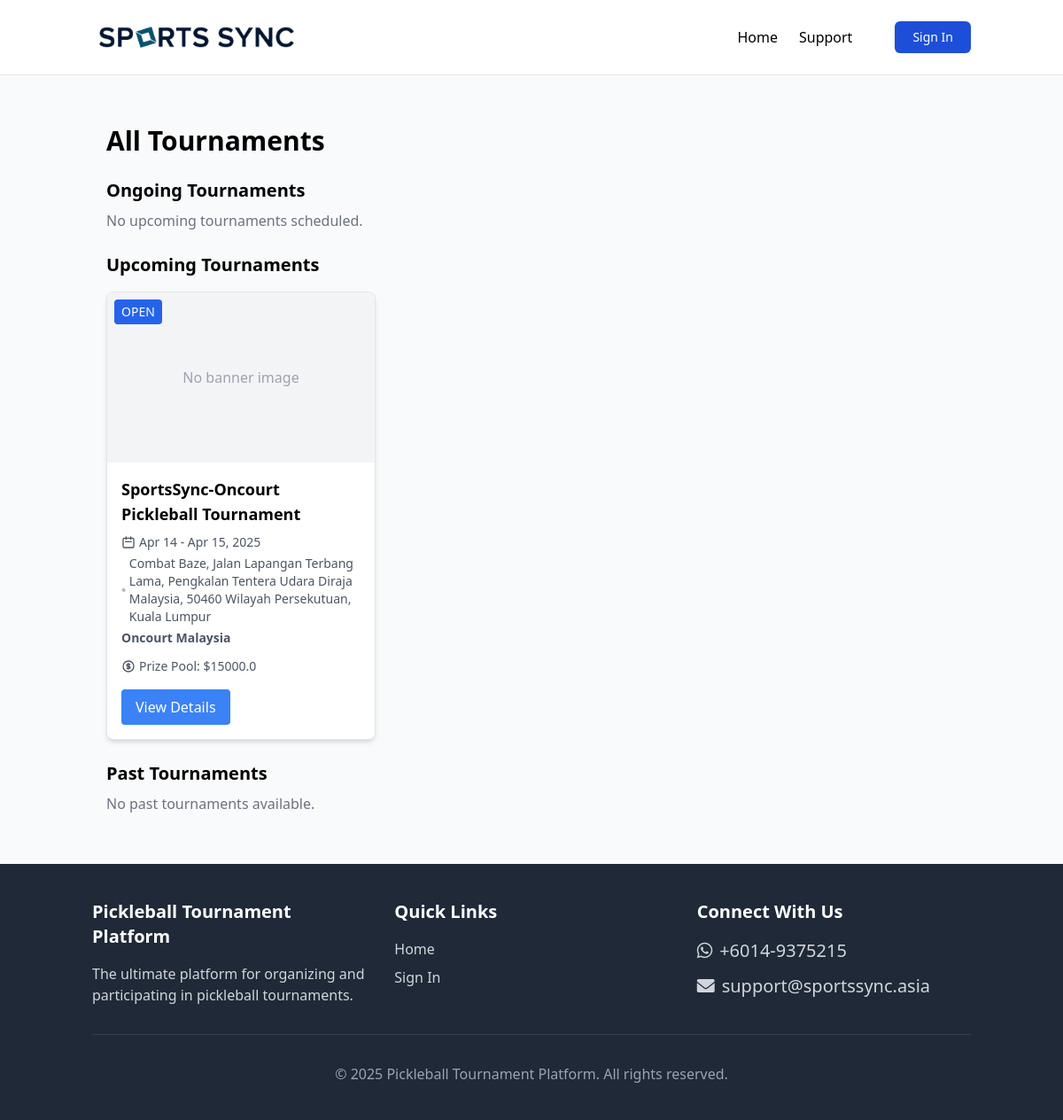
Before: /tournament/index with the older database file.
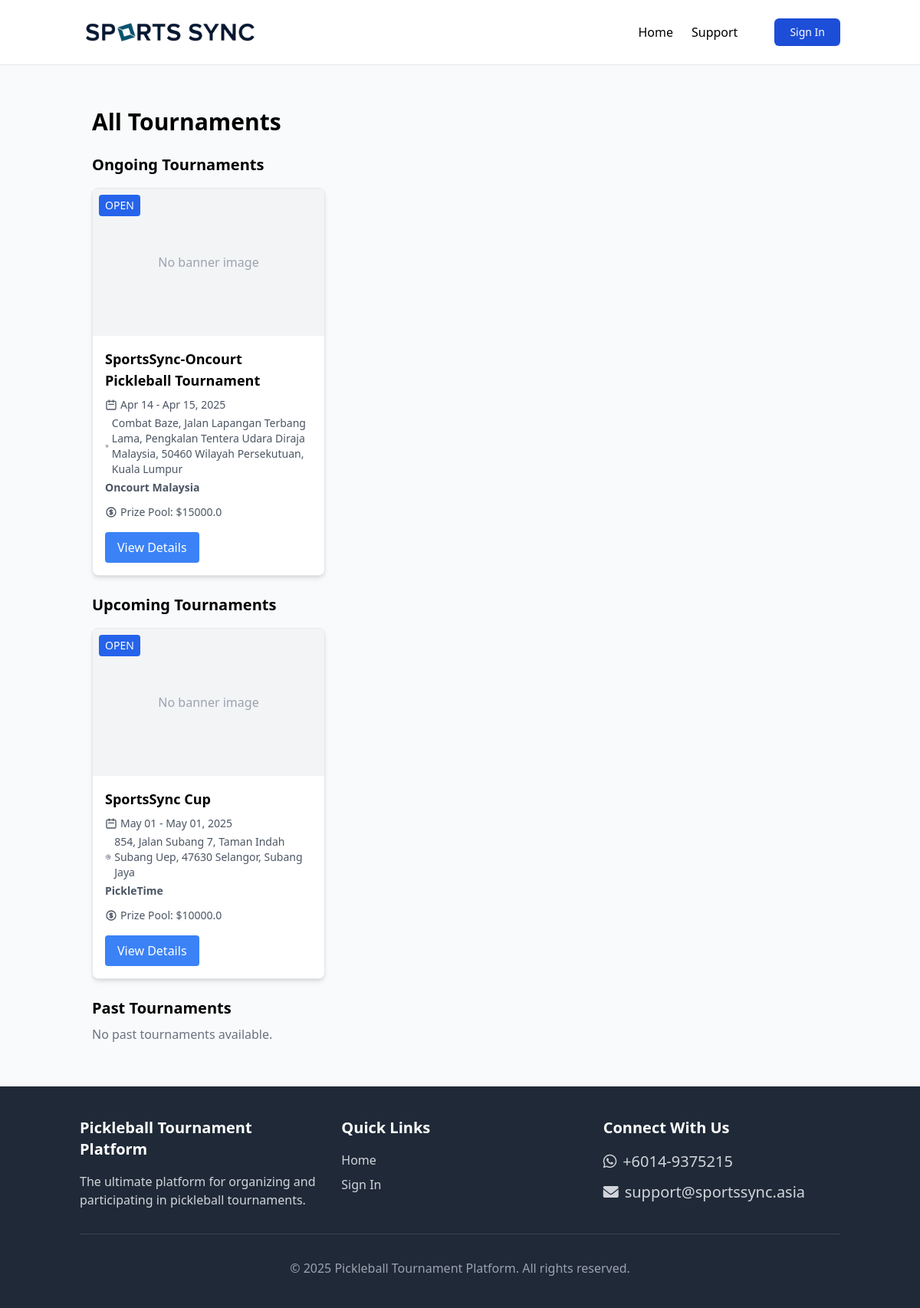
After: the same page with the newer database file.
### app/models/tournament_models.py (models this page shows, shortened)
class Tournament(db.Model):
    __tablename__ = 'tournament'
    id = db.Column(db.Integer, primary_key=True)
    name = db.Column(db.String(100), nullable=False)
    organizer_id = db.Column(db.Integer, db.ForeignKey('user.id'))
    location = db.Column(db.String(200)) # Consider linking to Venue model instead/as well
    description = db.Column(db.Text)
    start_date = db.Column(db.DateTime)
    end_date = db.Column(db.DateTime)
    registration_deadline = db.Column(db.DateTime)
    tier = db.Column(Enum(TournamentTier), default=TournamentTier.OPEN)
    format = db.Column(Enum(TournamentFormat), default=TournamentFormat.SINGLE_ELIMINATION)
    status = db.Column(Enum(TournamentStatus), default=TournamentStatus.UPCOMING)
    prize_pool = db.Column(db.Float)
    logo = db.Column(db.String(255))
    banner = db.Column(db.String(255))
    created_at = db.Column(db.DateTime, index=True, default=datetime.utcnow)
    venue_id = db.Column(db.Integer, db.ForeignKey('venue.id'), nullable=True)
    is_featured = db.Column(db.Boolean, default=False)
    featured_image = db.Column(db.String(255))
    is_ranked = db.Column(db.Boolean, default=False) # Should points be awarded?
    total_cash_prize = db.Column(db.Float, default=0.0)  # Total cash across all categories
    total_prize_value = db.Column(db.Float, default=0.0)  # Including merchandise value
    prize_structure_description = db.Column(db.Text, nullable=True)  # Tournament-wide description
    payment_bank_name = db.Column(db.String(100), nullable=True)
    payment_account_number = db.Column(db.String(50), nullable=True)
    payment_account_name = db.Column(db.String(100), nullable=True)
    payment_reference_prefix = db.Column(db.String(20), nullable=True)
    payment_qr_code = db.Column(db.String(255), nullable=True)
    payment_instructions = db.Column(db.Text, nullable=True)
    door_gifts = db.Column(db.Text, nullable=True)
    door_gifts_image = db.Column(db.String(255), nullable=True)
    categories = db.relationship('TournamentCategory', backref='tournament', lazy='dynamic', cascade='all, delete-orphan')
    support_tickets = db.relationship('SupportTicket', backref='tournament', lazy='dynamic')

### app/models/venue_sponsor_models.py (models this page shows, shortened)
class Venue(db.Model):
    __tablename__ = 'venue'
    id = db.Column(db.Integer, primary_key=True)
    name = db.Column(db.String(100), nullable=False)
    address = db.Column(db.String(255))
    city = db.Column(db.String(100))
    state = db.Column(db.String(100))
    country = db.Column(db.String(100))
    description = db.Column(db.Text)
    image = db.Column(db.String(255))  # Legacy field, consider removing if primary_image logic is stable
    website = db.Column(db.String(255))
    postal_code = db.Column(db.String(20))
    is_featured = db.Column(db.Boolean, default=False)
    court_count = db.Column(db.Integer, default=0)
    contact_email = db.Column(db.String(100))
    contact_phone = db.Column(db.String(50))
    facilities = db.Column(db.Text)  # Consider using JSON type if DB supports it
    amenities = db.Column(db.Text)  # Consider using JSON type if DB supports it
    parking_info = db.Column(db.Text)
    google_maps_url = db.Column(db.String(255))
    display_order = db.Column(db.Integer, default=999)
    images = db.relationship('VenueImage', backref='venue', lazy='dynamic', cascade='all, delete-orphan', order_by='VenueImage.display_order')
    tournaments = db.relationship('Tournament', backref='venue', lazy='dynamic')
    @property
    def primary_image(self):
        """Return the primary image path for this venue"""
        primary = next((img for img in self.images if img.is_primary), None)
        if primary:
            return primary.image_path
        first_image = self.images.first()
        if first_image:
            return first_image.image_path
        return self.image

### app/tournament/routes.py (the view)
@bp.route('/')
@bp.route('/index')
def index():
    ongoing_tournaments = Tournament.query.filter_by(status=TournamentStatus.ONGOING).order_by(Tournament.start_date).all()
    upcoming_tournaments = Tournament.query.filter_by(status=TournamentStatus.UPCOMING).order_by(Tournament.start_date).all()
    past_tournaments = Tournament.query.filter_by(status=TournamentStatus.COMPLETED).order_by(Tournament.end_date.desc()).all()
    return render_template('tournament/index.html',
                          title='All Tournaments',
                          ongoing_tournaments=ongoing_tournaments,
                          upcoming_tournaments=upcoming_tournaments,
                          past_tournaments=past_tournaments)

### app/templates/tournament/index.html (shortened to what this page needs)
{% extends 'base.html' %}
{% block content %}
<div class="container mx-auto px-4 py-8">
    <h1 class="text-3xl font-bold mb-6">All Tournaments</h1>
    <div class="mb-6">
        <div class="flex justify-between items-center">
            <h2 class="text-xl font-semibold">Ongoing Tournaments</h2>
        </div>
        {% if ongoing_tournaments %}
        <div class="grid grid-cols-1 md:grid-cols-2 lg:grid-cols-3 gap-6 mt-4">
            {% for tournament in ongoing_tournaments %}
            <div class="bg-white shadow-md rounded-lg overflow-hidden border border-gray-200">
                <div class="h-48 bg-gray-200 relative">
                    {% if tournament.banner_image %}
                    <img src="{{ url_for('static', filename='uploads/' + tournament.banner_image) }}"
                         alt="{{ tournament.name }}" class="w-full h-full object-cover">
                    {% else %}
                    <div class="w-full h-full flex items-center justify-center bg-gray-100">
                        <span class="text-gray-400">No banner image</span>
                    </div>
                    {% endif %}
                    <div class="absolute top-0 left-0 m-2 px-2 py-1 bg-blue-600 text-white text-sm rounded">
                        {{ tournament.tier.name }}
                    </div>
                </div>
                <div class="p-4">
                    <h3 class="text-lg font-bold mb-2">{{ tournament.name }}</h3>
                    <div class="text-sm text-gray-600 mb-2">
                        <div class="flex items-center mb-1">
                            <svg class="w-4 h-4 mr-1" fill="none" stroke="currentColor" viewBox="0 0 24 24" xmlns="http://www.w3.org/2000/svg">
                                <path stroke-linecap="round" stroke-linejoin="round" stroke-width="2" d="M8 7V3m8 4V3m-9 8h10M5 21h14a2 2 0 002-2V7a2 2 0 00-2-2H5a2 2 0 00-2 2v12a2 2 0 002 2z"></path>
                            </svg>
                            {{ tournament.start_date.strftime('%b %d') }} - {{ tournament.end_date.strftime('%b %d, %Y') }}
                        </div>
                        <div class="flex items-center mb-1">
                            {{ tournament.location }}
                        </div>
                        <div class="flex items-center mb-1">
                            <h3 class="text-md font-bold mb-2">{{ tournament.venue.name }}</h3>
                        </div>
                        {% if tournament.prize_pool %}
                        <div class="flex items-center">
                            Prize Pool: ${{ tournament.prize_pool }}
                        </div>
                        {% endif %}
                    </div>
                    <div class="mt-4">
                        <a href="{{ url_for('main.tournament_detail', id=tournament.id) }}"
                           class="inline-block px-4 py-2 bg-blue-500 text-white rounded hover:bg-blue-600 transition">
                            View Details
                        </a>
                    </div>
                </div>
            </div>
            {% endfor %}
        </div>
        {% else %}
        <p class="text-gray-500 mt-2">No upcoming tournaments scheduled.</p>
        {% endif %}
    </div>
    <div class="mb-6">
        <div class="flex justify-between items-center">
            <h2 class="text-xl font-semibold">Upcoming Tournaments</h2>
        </div>
        {% if upcoming_tournaments %}
        <div class="grid grid-cols-1 md:grid-cols-2 lg:grid-cols-3 gap-6 mt-4">
            {% for tournament in upcoming_tournaments %}
            <div class="bg-white shadow-md rounded-lg overflow-hidden border border-gray-200">
                <div class="h-48 bg-gray-200 relative">
                    {% if tournament.banner_image %}
                    <img src="{{ url_for('static', filename='uploads/' + tournament.banner_image) }}"
                         alt="{{ tournament.name }}" class="w-full h-full object-cover">
                    {% else %}
                    <div class="w-full h-full flex items-center justify-center bg-gray-100">
                        <span class="text-gray-400">No banner image</span>
                    </div>
                    {% endif %}
                    <div class="absolute top-0 left-0 m-2 px-2 py-1 bg-blue-600 text-white text-sm rounded">
                        {{ tournament.tier.name }}
                    </div>
                </div>
                <div class="p-4">
                    <h3 class="text-lg font-bold mb-2">{{ tournament.name }}</h3>
                    <div class="text-sm text-gray-600 mb-2">
                        <div class="flex items-center mb-1">
                            <svg class="w-4 h-4 mr-1" fill="none" stroke="currentColor" viewBox="0 0 24 24" xmlns="http://www.w3.org/2000/svg">
                                <path stroke-linecap="round" stroke-linejoin="round" stroke-width="2" d="M8 7V3m8 4V3m-9 8h10M5 21h14a2 2 0 002-2V7a2 2 0 00-2-2H5a2 2 0 00-2 2v12a2 2 0 002 2z"></path>
                            </svg>
                            {{ tournament.start_date.strftime('%b %d') }} - {{ tournament.end_date.strftime('%b %d, %Y') }}
                        </div>
                        <div class="flex items-center mb-1">
                            {{ tournament.location }}
                        </div>
                        <div class="flex items-center mb-1">
                            <h3 class="text-md font-bold mb-2">{{ tournament.venue.name }}</h3>
                        </div>
                        {% if tournament.prize_pool %}
                        <div class="flex items-center">
                            Prize Pool: ${{ tournament.prize_pool }}
                        </div>
                        {% endif %}
                    </div>
                    <div class="mt-4">
                        <a href="{{ url_for('main.tournament_detail', id=tournament.id) }}"
                           class="inline-block px-4 py-2 bg-blue-500 text-white rounded hover:bg-blue-600 transition">
                            View Details
                        </a>
                    </div>
                </div>
            </div>
            {% endfor %}
        </div>
        {% else %}
        <p class="text-gray-500 mt-2">No upcoming tournaments scheduled.</p>
        {% endif %}
    </div>
    <div>
        <div class="flex justify-between items-center">
            <h2 class="text-xl font-semibold">Past Tournaments</h2>
        </div>
        {% if past_tournaments %}
        <div class="grid grid-cols-1 md:grid-cols-2 lg:grid-cols-3 gap-6 mt-4">
            {% for tournament in past_tournaments %}
            <div class="bg-white shadow-md rounded-lg overflow-hidden border border-gray-200">
                <div class="h-48 bg-gray-200 relative">
                    {% if tournament.banner_image %}
                    <img src="{{ url_for('static', filename='uploads/' + tournament.banner_image) }}"
                         alt="{{ tournament.name }}" class="w-full h-full object-cover">
                    {% else %}
                    <div class="w-full h-full flex items-center justify-center bg-gray-100">
                        <span class="text-gray-400">No banner image</span>
                    </div>
                    {% endif %}
                    <div class="absolute top-0 left-0 m-2 px-2 py-1 bg-gray-600 text-white text-sm rounded">
                        {{ tournament.tier.name }}
                    </div>
                    <div class="absolute top-0 right-0 m-2 px-2 py-1 bg-green-600 text-white text-sm rounded">
                        Completed
                    </div>
                </div>
                <div class="p-4">
                    <h3 class="text-lg font-bold mb-2">{{ tournament.name }}</h3>
                    <div class="text-sm text-gray-600 mb-2">
                        <div class="flex items-center mb-1">
                            <svg class="w-4 h-4 mr-1" fill="none" stroke="currentColor" viewBox="0 0 24 24" xmlns="http://www.w3.org/2000/svg">
                                <path stroke-linecap="round" stroke-linejoin="round" stroke-width="2" d="M8 7V3m8 4V3m-9 8h10M5 21h14a2 2 0 002-2V7a2 2 0 00-2-2H5a2 2 0 00-2 2v12a2 2 0 002 2z"></path>
                            </svg>
                            {{ tournament.start_date.strftime('%b %d') }} - {{ tournament.end_date.strftime('%b %d, %Y') }}
                        </div>
                        <div class="flex items-center mb-1">
                            <svg class="w-4 h-4 mr-1" fill="none" stroke="currentColor" viewBox="0 0 24 24" xmlns="http://www.w3.org/2000/svg">
                                <path stroke-linecap="round" stroke-linejoin="round" stroke-width="2" d="M17.657 16.657L13.414 20.9a1.998 1.998 0 01-2.827 0l-4.244-4.243a8 8 0 1111.314 0z"></path>
                                <path stroke-linecap="round" stroke-linejoin="round" stroke-width="2" d="M15 11a3 3 0 11-6 0 3 3 0 016 0z"></path>
                            </svg>
                            {{ tournament.location }}
                        </div>
                        <div class="flex items-center mb-1">
                            <h3 class="text-md font-bold mb-2">{{ tournament.venue.name }}</h3>
                        </div>
                        {% if tournament.prize_pool %}
                        <div class="flex items-center">
                            <svg class="w-4 h-4 mr-1" fill="none" stroke="currentColor" viewBox="0 0 24 24" xmlns="http://www.w3.org/2000/svg">
                                <path stroke-linecap="round" stroke-linejoin="round" stroke-width="2" d="M12 8c-1.657 0-3 .895-3 2s1.343 2 3 2 3 .895 3 2-1.343 2-3 2m0-8c1.11 0 2.08.402 2.599 1M12 8V7m0 1v8m0 0v1m0-1c-1.11 0-2.08-.402-2.599-1M21 12a9 9 0 11-18 0 9 9 0 0118 0z"></path>
                            </svg>
                            Prize Pool: ${{ tournament.prize_pool }}
                        </div>
                        {% endif %}
                    </div>
                    <div class="mt-4">
                        <a href="{{ url_for('main.tournament_detail', id=tournament.id) }}"
                           class="inline-block px-4 py-2 bg-blue-500 text-white rounded hover:bg-blue-600 transition">
                            View Details
                        </a>
                        {% if tournament.status == 'COMPLETED' %}
                        <a href="{{ url_for('tournament.results', id=tournament.id) }}"
                           class="inline-block px-4 py-2 bg-green-500 text-white rounded hover:bg-green-600 transition ml-2">
                            Results
                        </a>
                        {% endif %}
                    </div>
                </div>
            </div>
            {% endfor %}
        </div>
        {% else %}
        <p class="text-gray-500 mt-2">No past tournaments available.</p>
        {% endif %}
    </div>
</div>
{% endblock %}

Changed rows visible on the page:
changed Tournament "SportsSync-Oncourt Pickleball Tournament": moves from the list under "Upcoming Tournaments" to the list under "Ongoing Tournaments"
added Tournament: tier.name "OPEN", name "SportsSync Cup", start_date "May 01", end_date "May 01, 2025", location "854, Jalan Subang 7, Taman Indah Subang Uep, 47630 Selangor, Subang Jaya", venue.name "PickleTime", prize_pool "10000.0", shown under "Upcoming Tournaments"
Other visible differences:
text no longer shown: "No upcoming tournaments scheduled."
